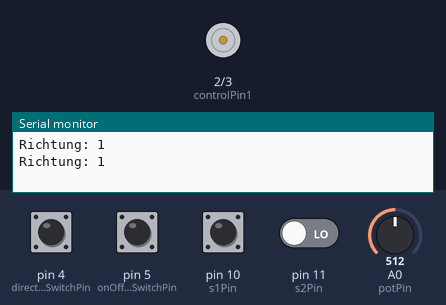
A sketch run on a simulated Arduino Uno, built with avr-gcc and run on an emulated ATmega328P. On the bench: motor-driver pin pairs drawn as motors (green arrow = first pin HIGH = forward, orange = second pin HIGH = backward, longer = more drive, scaled by the enable pin), the last lines printed to the serial monitor. Inputs (shaded band) come from the test bench; at power-on: pin 10 (s1Pin) HIGH, pin 4 (directionSwitchPin), pin 5 (onOffSwicthStateSwitchPin), pin 11 (s2Pin) LOW, A0 (potPin) = 512.

Above: at 1.3 s.
1.4 s: pin 4 (directionSwitchPin) pulled HIGH for 0.6 s
3.5 s: pin 5 (onOffSwicthStateSwitchPin) pulled HIGH for 0.6 s
At 4.8 s:
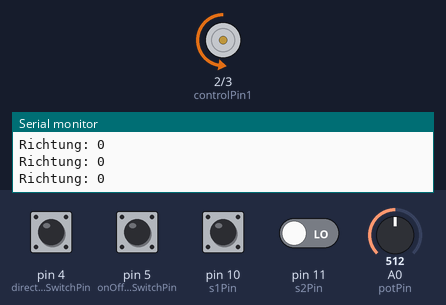
5.6 s: A0 (potPin) set to 716
At 7.0 s:
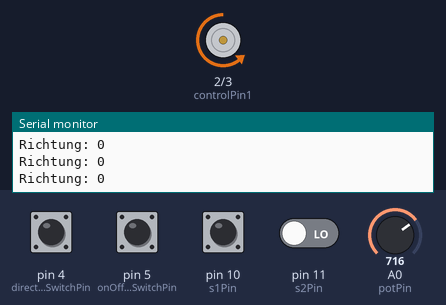
7.5 s: A0 (potPin) set to 900
At 8.3 s:
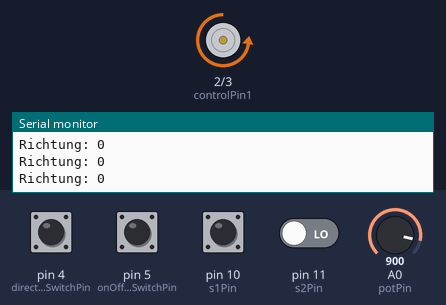
9.0 s: pin 4 (directionSwitchPin) pulled HIGH for 1 s
At 9.5 s:
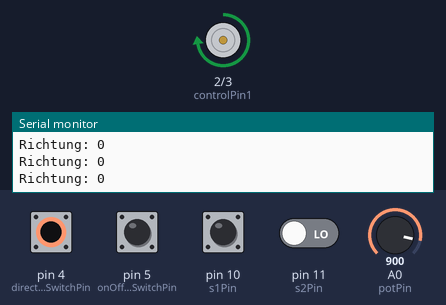
11.5 s: A0 (potPin) set to 511
At 12.9 s:
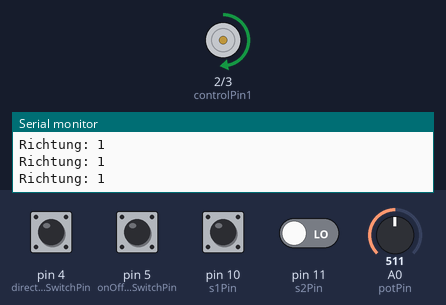
Timing chart, 0 to 14.0 s (numbered marks = the images above; inputs shaded):
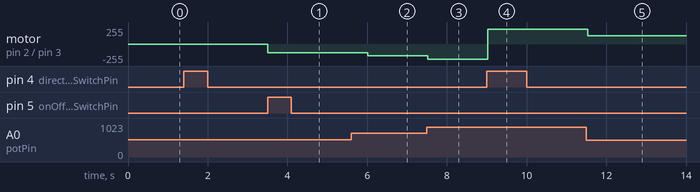

Measured:
- after the input at 3.5 s, motor on pin 2 (controlPin1) / pin 3 (controlPin2): stopped → backward 128/255 at once
- after the input at 5.6 s, motor on pin 2 (controlPin1) / pin 3 (controlPin2): backward 128/255 → backward 179/255 after 0.42 s
- after the input at 7.5 s, motor on pin 2 (controlPin1) / pin 3 (controlPin2): backward 179/255 → backward 225/255 at once
- after the input at 9.0 s, motor on pin 2 (controlPin1) / pin 3 (controlPin2): backward 225/255 → forward 225/255 at once
- after the input at 11.5 s, motor on pin 2 (controlPin1) / pin 3 (controlPin2): forward 225/255 → forward 127/255 at once

The sketch:

sketch_oct26a.ino
```cpp
const int controlPin1 = 2;
const int controlPin2 = 3;
const int enablePin = 9;
const int s1Pin = 10;
const int s2Pin = 11;
const int directionSwitchPin = 4;
const int onOffSwicthStateSwitchPin = 5;
const int potPin = A0;


int onOffSwitchState = 0;
int previousOnOffSwitchState = 0;
int directionSwitchState = 0;
int previousDirectionSwitchState = 0;

int motorEnabled = 0;
int motorSpeed = 0;
int motorDirection = 1;  // 1= opening, 0= closing
int s1 = 0;
int s2 = 0;


void setup() {
  Serial.begin(9600);
  pinMode(directionSwitchPin, INPUT);
  pinMode(onOffSwicthStateSwitchPin, INPUT);
  pinMode(s1Pin, INPUT);
  pinMode(s2Pin, INPUT);

  pinMode(controlPin1, OUTPUT);
  pinMode(controlPin2, OUTPUT);
  pinMode(enablePin, OUTPUT);
  digitalWrite(enablePin, LOW);
  s1 = digitalRead(s1Pin);
  s2 = digitalRead(s2Pin);
}

void open() {
  if (s1 == LOW) {
    // open
  }
  if (s2 == HIGH) {
    // error (is open)
  }
}

void doOpen() {
  motorDirection = 1;
  motorEnabled = 1;
}

void doClose() {
  motorDirection = 0;
  motorEnabled = 1;
}

bool isClosing() {
  return motorDirection == 0;
}

bool isOpenin() {
  return motorDirection == 1;
}

bool isClosed() {
  return s2 == HIGH;
}

bool isOpen() {
  return s1 == HIGH;
}

void loop() {
  onOffSwitchState = digitalRead(onOffSwicthStateSwitchPin);
  delay(1);
  directionSwitchState = digitalRead(directionSwitchPin);
  motorSpeed = analogRead(potPin) / 4;
  if (onOffSwitchState != previousOnOffSwitchState) {
    if (onOffSwitchState == HIGH) {
      motorEnabled = !motorEnabled;
    }
  }
  if (directionSwitchState != previousDirectionSwitchState) {
    if (directionSwitchState == HIGH) {
      motorDirection = !motorDirection;
    }
  }
  if (motorDirection == 1) {
    digitalWrite(controlPin1, HIGH);
    digitalWrite(controlPin2, LOW);

  }

  else {
    digitalWrite(controlPin1, LOW);
    digitalWrite(controlPin2, HIGH);
  }

  if (motorEnabled == 1) {
    analogWrite(enablePin, motorSpeed);

  } else {
    analogWrite(enablePin, 0);
  }
  delay(500);
  s1 = digitalRead(s1Pin);
  //Serial.println(s1);
  Serial.print("Richtung: ");
  Serial.println(motorDirection);
  previousDirectionSwitchState = directionSwitchState;
  previousOnOffSwitchState = onOffSwitchState;
}
```
